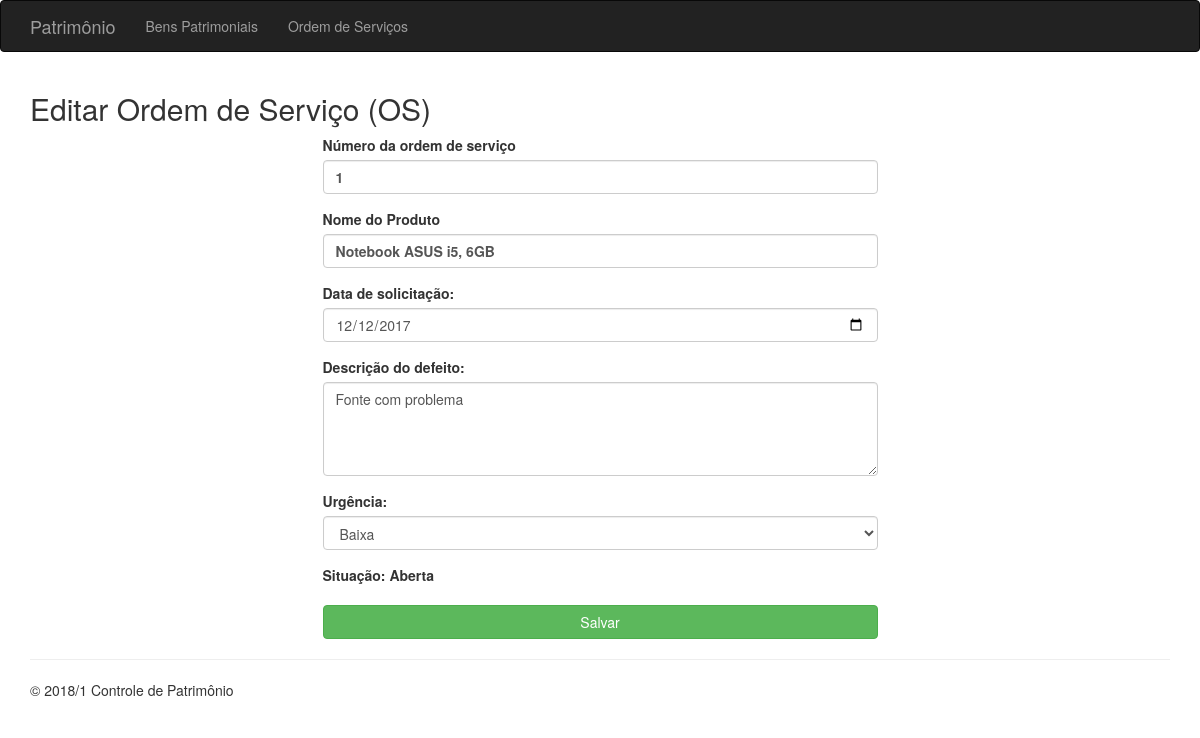
Page /os-editar.php?cod=1 on the committed database.
### tables this page shows
CREATE TABLE `ordemservico` (
  `codigo` int(11) NOT NULL,
  `data_solicitacao` date NOT NULL,
  `descricao_defeito` varchar(500) NOT NULL,
  `data_conclusao` date DEFAULT NULL,
  `urgencia` tinyint(4) NOT NULL COMMENT '1-Baixa (meno preço, menor tempo); 2-Média (primeiro que seja menor ou igual ao tempo médio, e preço);3-Alta (menor tempo, menor preço)',
  `numero_bem` int(11) NOT NULL,
  `cod_orcamento_escolhido` int(11) DEFAULT NULL,
  `situacao` char(1) NOT NULL COMMENT 'A-Aberto; F-Fechada'
);

CREATE TABLE `bempatrimonial` (
  `numero` int(11) NOT NULL,
  `data_aquisicao` date NOT NULL,
  `descricao` varchar(250) NOT NULL,
  `valor_compra` decimal(12,2) NOT NULL,
  `departamento` varchar(30) NOT NULL,
  `sala` int(4) NOT NULL
);

### classes/OrdemServico.php (called while the page is built, shortened)
<?php
class OrdemServico{
	public $codigo;
	public static function descSituacao($sit){
			if ($sit == 'A'){
				return "Aberta";
			}else {
				return "Fechada";
			}
	}
	public function __construct($cod = false){
		if ($cod){
			$this->codigo = $cod;
			$this->pesquisar();
		}
	}
	public function pesquisar(){
		$sql = "SELECT * FROM ordemservico WHERE codigo = :codigo";
		$con = Conexao::obterConexao();
		$instrucao = $con->prepare($sql);
		$instrucao->bindValue('codigo',  $this->codigo);
		$instrucao->execute();
		$linha = $instrucao->fetch();
		$this->codigo = $linha['codigo'];
		$this->data_solicitacao = $linha['data_solicitacao'];
		$this->descricao_defeito = $linha['descricao_defeito'];
		$this->urgencia = $linha['urgencia'];
		$this->situacao = $linha['situacao'];
	}
}
 ?>

### classes/BemPatrimonial.php (called while the page is built, shortened)
<?php
class BemPatrimonial{
	public $numero;
	public function __construct($num = false){
		if ($num){
			$this->numero = $num;
			$this->pesquisar();
		}
	}
	public function pesquisar(){
		$sql = "SELECT * FROM bempatrimonial WHERE numero = :numero";
		$con = Conexao::obterConexao();
		$instrucao = $con->prepare($sql);
		$instrucao->bindValue('numero',  $this->numero);
		$instrucao->execute();
		$linha = $instrucao->fetch();
		$this->descricao = $linha['descricao'];
	}
}
?>

### os-editar.php (the view, shortened to what this page needs)
<?php
    require_once 'cabecalho.php';
    require_once 'classes/BemPatrimonial.php';
    require_once 'classes/OrdemServico.php';
    $codigo = $_GET['cod'];
    $os = new OrdemServico($codigo);
?>
<div class="row">
    <div class="col-md-12">
        <h2>Editar Ordem de Serviço (OS)</h2>
    </div>
</div>
<form action="os-editar-post.php" method="post">
    <div class="row">
        <div class="col-md-6 col-md-offset-3">
            <div class="form-group">
                <label>Número da ordem de serviço</label>
                <label class="form-control"> <?=$os->codigo?> </label>
            </div>
            <div class="form-group">
                <label>Nome do Produto</label>
                <label class="form-control">
                        <?php
                            $bem = new BemPatrimonial($os->numero_bem);
                            echo $bem->descricao;
                        ?>
                </label>
            </div>
            <div class="form-group">
                <label for="txtDataSolicitacao">Data de solicitação:</label>
                <input type="date"  name="txtDataSolicitacao" value="<?=$os->data_solicitacao?>" class="form-control" placeholder="Data de registro do defeito" required>
            </div>
            <div class="form-group">
                <label for="txtDesc">Descrição do defeito:</label>
                <textarea name="txtDesc" rows="4" cols="50" class="form-control" placeholder="Descrição do defeito"><?=$os->descricao_defeito?></textarea>
            </div>
            <div class="form-group">
                <label for="txtUrgencia">Urgência: </label>
                <select class="form-control" name="txtUrgencia">
                    <option value="1" <?=($os->urgencia == 1 ? "selected" : "")?> >Baixa</option>
                </select>
            </div>
            <div class="form-group">
                <label for="lblSituacao">Situação: <?php echo OrdemServico::descSituacao($os->situacao) ?></label>
            </div>
            <?php if ($os->situacao == 'A') { ?>
                <input type="submit" class="btn btn-success btn-block" value="Salvar">
            <?php } ?>
        </div>
    </div>
</form>
<?php require_once 'rodape.php' ?>

### rows in the picture
ordemservico: codigo "1", txtDataSolicitacao "12/12/2017", txtDesc "Fonte com problema", txtUrgencia "Baixa", situacao "Aberta"
bempatrimonial: descricao "Notebook ASUS i5, 6GB"
